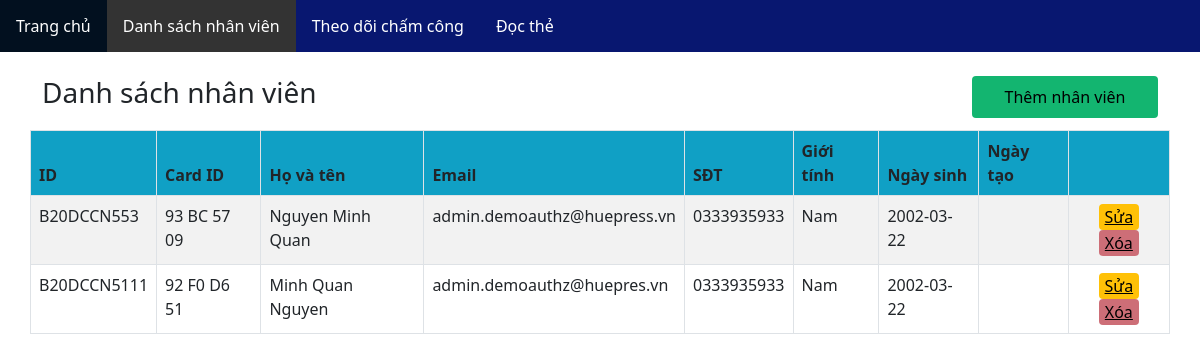
Screenshot of /users with the database file from the repository.
### backend/models.py (models this page shows, shortened)
class User(Base):
    __tablename__ = 'users'
    id = Column(String(255), primary_key=True)
    card_id = Column(String(255), unique=True)
    name = Column(String(255))
    email = Column(String(255))
    phone_number = Column(String(255))
    image_url = Column(String(255))
    gender = Column(String(255))
    dob = Column(String(255))
    user_logs = relationship("UserLog", back_populates="user")

### backend/routes.py (the view)
@router.get('/users', response_class=HTMLResponse, status_code=status.HTTP_200_OK)
def get_page_users(request: Request, db: Session = Depends(get_db)):
    users = crud.get_users(db=db)
    return templates.TemplateResponse('users.html', {"request": request, 'users': users})

### templates/users.html (shortened to what this page needs)
<!DOCTYPE html>
<html lang="en">
<html>
<head>
  <link href="https://cdn.jsdelivr.net/npm/bootstrap@5.2.2/dist/css/bootstrap.min.css" rel="stylesheet"
>
</head>
<body style="min-height: 100vh;">
  <ul class="topnav">
    <li><a href="/">Trang chủ</a></li>
    <li><a class="active" href="/users">Danh sách nhân viên</a></li>
    <li><a href="/user-logs">Theo dõi chấm công</a></li>
    <li><a href="/read-card">Đọc thẻ</a></li>
  </ul>
  <br>
  <div class="container">
    <div class="box-top">
      <h3>Danh sách nhân viên</h3>
      <button class="col-2 btn-add">Thêm nhân viên</button>
    </div>
    <div class="row">
      <table class="table table-striped table-bordered">
        <thead>
          <tr bgcolor="#10a0c5" color="#FFFFFF">
            <th>ID</th>
            <th>Card ID</th>
            <th>Họ và tên</th>
            <th>Email</th>
            <th>SĐT</th>
            <th>Giới tính</th>
            <th>Ngày sinh</th>
            <th>Ngày tạo</th>
            <th></th>
          </tr>
        </thead>
        <tbody>
          {% for user in users %}
          <tr>
            <td>{{ user.id }}</td>
            <td>{{ user.card_id }}</td>
            <td>{{ user.name }}</td>
            <td>{{ user.email }}</td>
            <td>{{ user.phone_number }}</td>
            <td>{{ user.gender }}</td>
            <td>{{ user.dob }}</td>
            <td>{{ user.created }}</td>
            <td style="text-align: center;">
              <button type="submit" class="btn-edit">Sửa</button>
              <button type="submit" class="btn-delete">Xóa</button>
            </td>
          </tr>
          {% endfor %}
        </tbody>
      </table>
    </div>
  </div>
</body>
</html>

### templates/users.html (style rules this page uses)
html { font-family: Arial; display: inline-block; margin: 0px auto; }
ul.topnav { list-style-type: none; margin: auto; padding: 0; overflow: hidden; background-color: #081770; }
ul.topnav li { float: left; }
ul.topnav li a { display: block; color: white; text-align: center; padding: 14px 16px; text-decoration: none; }
ul.topnav li a.active { background-color: #333; }
.btn-edit { background: #ffc107; border: none; text-decoration: underline; }
.btn-delete { background: #cd6e77; border: none; text-decoration: underline; }
.box-top { display: flex; justify-content: space-between; margin-bottom: 12px; }
.btn-add { border: none; background-color: #13b570; }
button { border: none; border-radius: 4px; }

### rows the page displays
User: id "B20DCCN553", card_id "93 BC 57 09", name "Nguyen Minh Quan", email "admin.demoauthz@huepress.vn", phone_number "0333935933", gender "Nam", dob "2002-03-22"
User: id "B20DCCN5111", card_id "92 F0 D6 51", name "Minh Quan Nguyen", email "admin.demoauthz@huepres.vn", phone_number "0333935933", gender "Nam", dob "2002-03-22"
